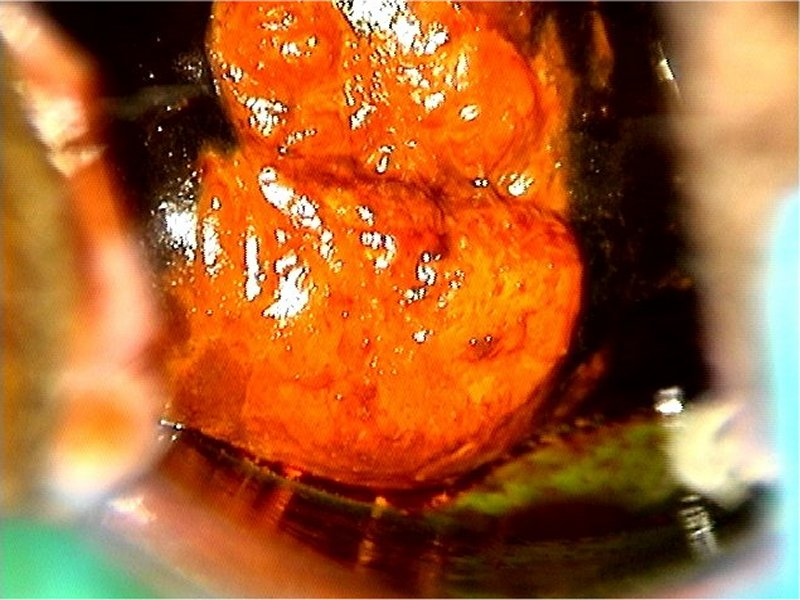
#> input picture cervical cancer lugols cropping and inpainting/Lugol_s iodine images/12_5.jpg, 800 x 600 px; its folder holds only this picture in this run
$ python glarefit.py
#> lines starting #> are read from the running program, lines starting #| are printed output that depends on the picture; after the words box and inside, x2 and y2 are one past the last pixel; in counts of white or black regions, pixels touching at a corner belong together
import os
import cv2
import numpy as np

def inpaint_images(folder_path, output_folder):
    # Ensure the output folder exists
#> called with folder_path = 'Lugol_s iodine images', output_folder = 'Lugols_in'
    if not os.path.exists(output_folder):
        os.makedirs(output_folder)

    # Iterate through all files in the folder
    for filename in os.listdir(folder_path):
        if filename.endswith((".jpg", ".jpeg", ".png")):
            # Read the image
            img_path = os.path.join(folder_path, filename)
            img = cv2.imread(img_path)
#> img is the input picture: shape (600, 800, 3); mean B, G, R 48.2, 97.1, 167.1

            # Your existing inpainting code
            B, G, R = cv2.split(img)
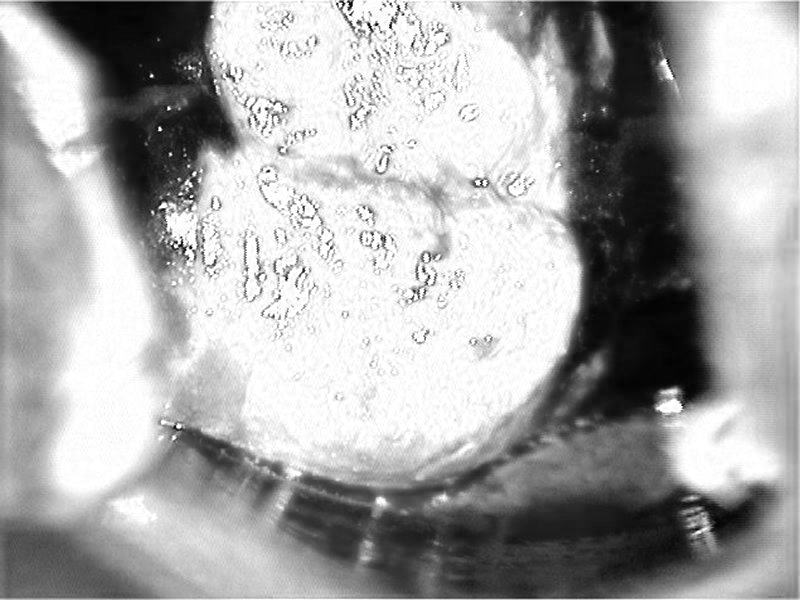
#> R: shape (600, 800); min 1, max 255, mean 167.1
            delta = 128
            l_channel = 0.299 * R + 0.587 * G + 0.114 * B
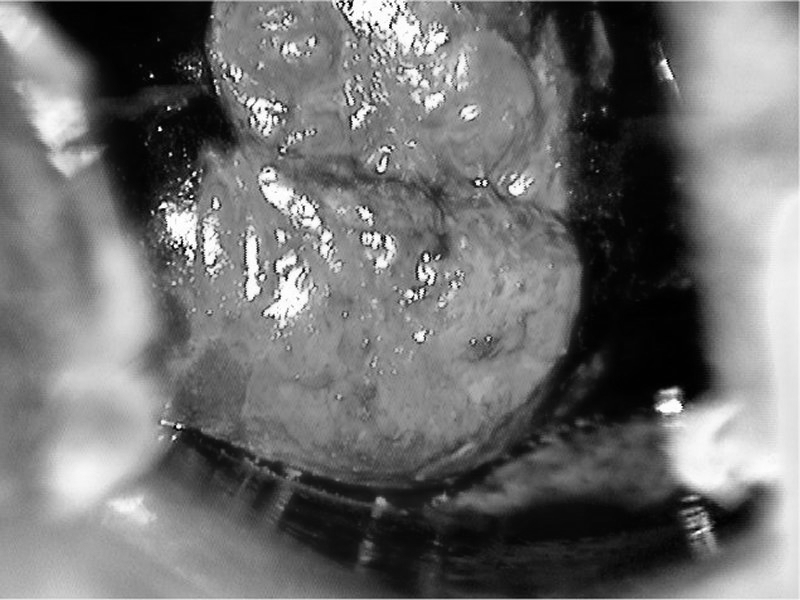
#> l_channel: shape (600, 800) float64; min 0.299, max 255, mean 112.4
            a_channel = (R - l_channel) * 0.713 + delta
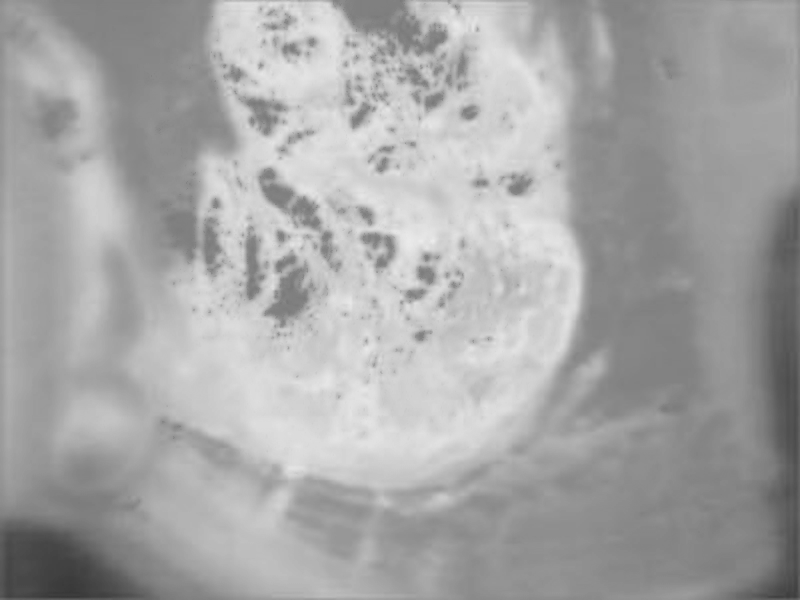
#> a_channel: shape (600, 800) float64; min 54.98, max 237.2, mean 167
            b_channel = (B - l_channel) * 0.564 + delta
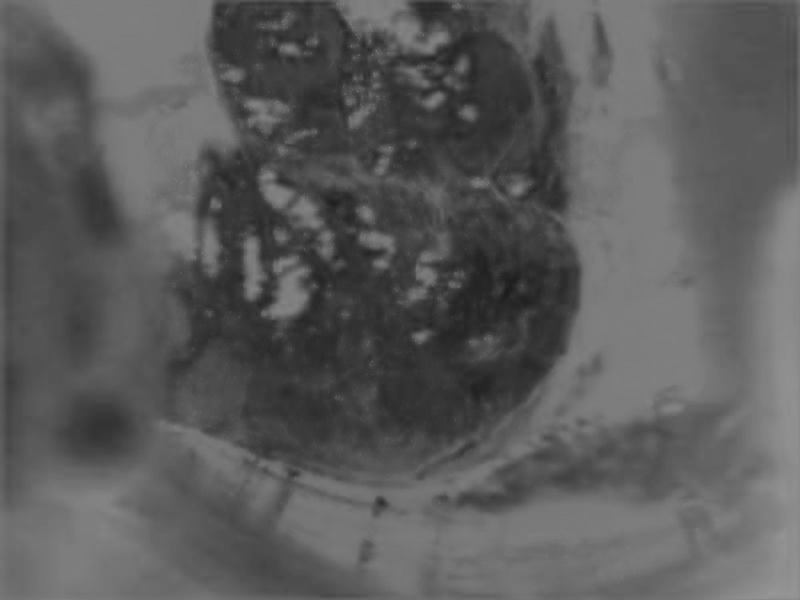
#> b_channel: shape (600, 800) float64; min 27.25, max 151.3, mean 91.8
            thres_value = 235
            glare_mask1 = (l_channel.max() - 9 <= l_channel) & (l_channel <= 255)
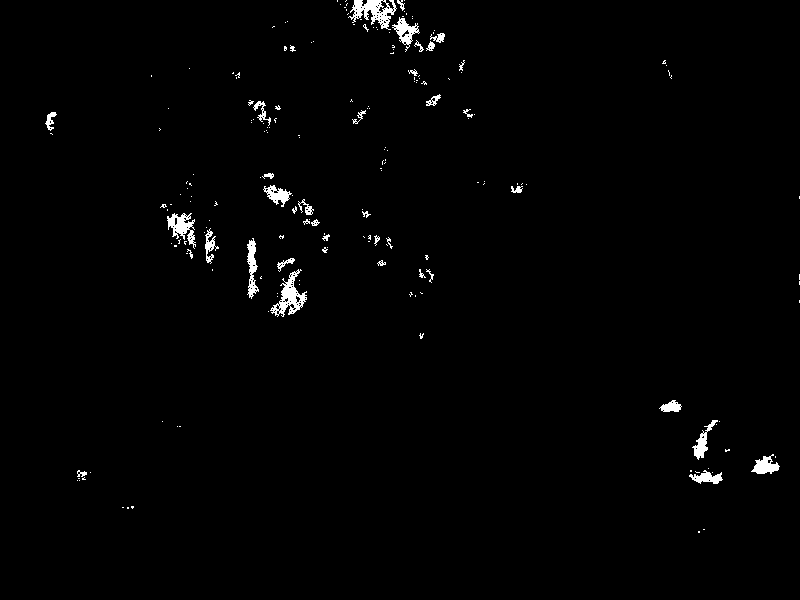
#> glare_mask1: shape (600, 800) bool; 1.2% white; 193 white regions (154 under 20 px), largest, box (x1, y1, x2, y2) and area: (348, 0, 397, 30) 699, (270, 269, 307, 317) 650, (167, 213, 196, 249) 475
            glare_mask2 = 120 <= a_channel
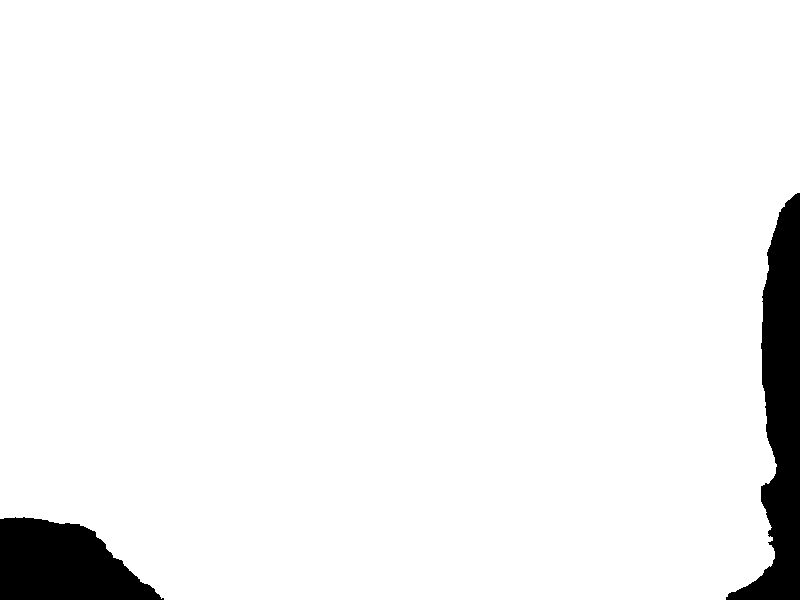
#> glare_mask2: shape (600, 800) bool; 95.2% white; 2 black regions, box (x1, y1, x2, y2) and area: (726, 193, 800, 600) 13533, (0, 517, 164, 600) 9601
            glare_mask3 = 120 <= b_channel
#> glare_mask3: shape (600, 800) bool; 18.6% white; 220 white regions (176 under 20 px), largest, box (x1, y1, x2, y2) and area: (560, 134, 709, 423) 23834, (695, 184, 800, 600) 19444, (39, 0, 212, 98) 10506
            glare_mask = np.logical_and(np.logical_and(glare_mask1, glare_mask2), glare_mask3)
#> glare_mask: shape (600, 800) bool; 0.68% white; 57 white regions (37 under 20 px), largest, box (x1, y1, x2, y2) and area: (352, 0, 397, 27) 631, (272, 271, 306, 315) 531, (167, 213, 194, 247) 422

            kernel_size = 20
            dilated = cv2.dilate(glare_mask.astype(np.uint8), cv2.getStructuringElement(cv2.MORPH_ELLIPSE, (kernel_size, kernel_size)))
#> dilated: shape (600, 800); values 0 (black) and 1 (white), 5% white; 21 white regions, largest, box (x1, y1, x2, y2) and area: (339, 0, 454, 61) 4018, (151, 195, 225, 271) 3404, (263, 251, 316, 325) 2786

            inpainted_img = cv2.inpaint(img, dilated, 20, cv2.INPAINT_TELEA)
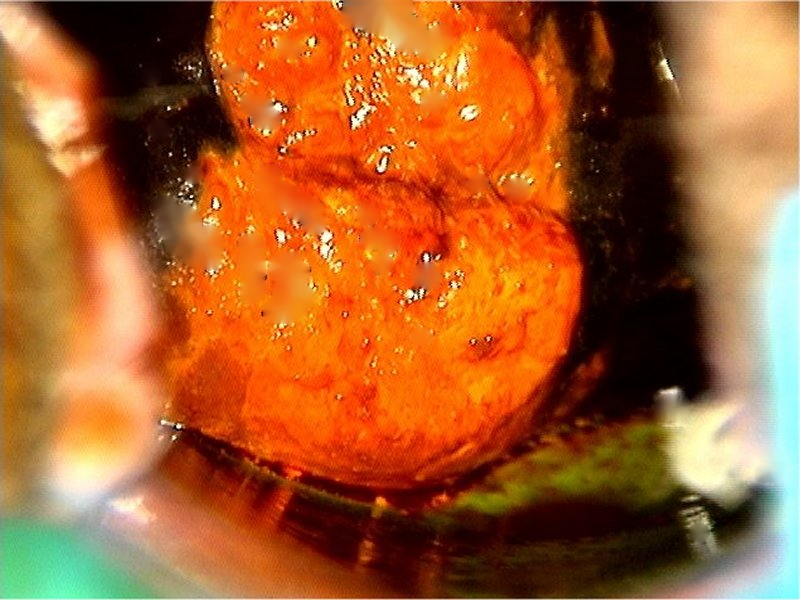
#> inpainted_img: shape (600, 800, 3); mean B, G, R 44.4, 94.9, 167.4

            # Save the inpainted image with a new filename
            output_filename = os.path.join(output_folder, f"{os.path.splitext(filename)[0]}_in{os.path.splitext(filename)[1]}")
            cv2.imwrite(output_filename, inpainted_img)

    print("Inpainting completed.")

# Example usage
folder_path = r"Lugol_s iodine images"
output_folder = r"Lugols_in"
inpaint_images(folder_path, output_folder)

$ run again, on cervical cancer lugols cropping and inpainting/Lugol_s iodine images/173_2.jpg
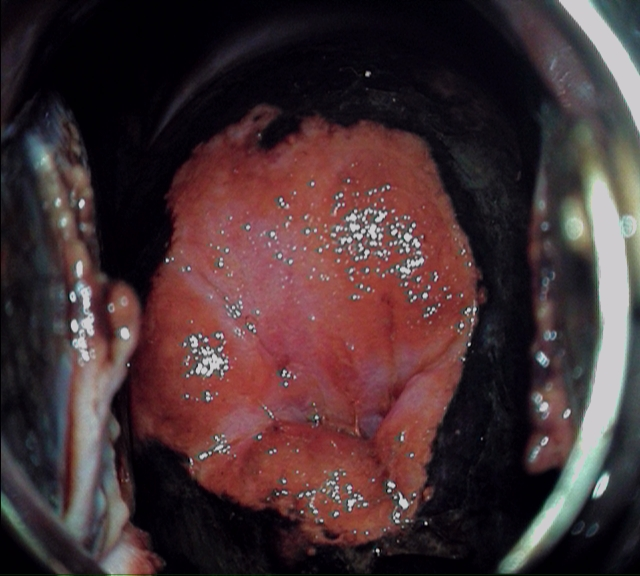
#> input picture cervical cancer lugols cropping and inpainting/Lugol_s iodine images/173_2.jpg, 640 x 576 px
#> in inpaint_images, img is the input picture: shape (576, 640, 3); mean B, G, R 51.7, 49.3, 70
#> in inpaint_images, `glare_mask1 = (l_channel.max() - 9 <= l_channel) & (l_channel <= 255)`:
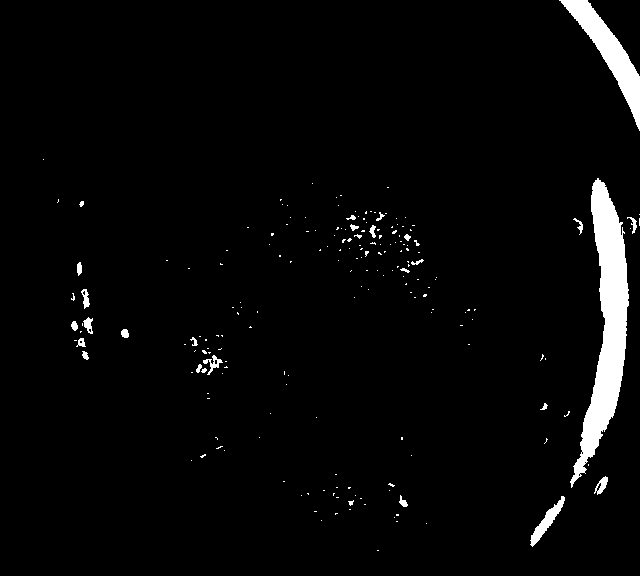
#> glare_mask1: shape (576, 640) bool; 3.3% white; 200 white regions (172 under 20 px), largest, box (x1, y1, x2, y2) and area: (570, 178, 629, 488) 6994, (559, 0, 640, 131) 2695, (530, 496, 565, 547) 476
#> glare_mask2: shape (576, 640) bool; 97.5% white; 95 black regions (60 under 20 px), largest, box (x1, y1, x2, y2) and area: (518, 427, 609, 551) 3218, (588, 0, 640, 76) 1474, (607, 315, 636, 428) 568
#> glare_mask3: shape (576, 640) bool; 77% white; 110 black regions (80 under 20 px), largest, box (x1, y1, x2, y2) and area: (141, 126, 474, 543) 74384, (566, 133, 640, 278) 4292, (92, 286, 138, 379) 1644
#> glare_mask: shape (576, 640) bool; 3.1% white; 199 white regions (172 under 20 px), largest, box (x1, y1, x2, y2) and area: (572, 179, 629, 482) 6610, (559, 0, 640, 131) 2684, (531, 498, 564, 546) 390
#> dilated: shape (576, 640); values 0 (black) and 1 (white), 16.2% white; 29 white regions, largest, box (x1, y1, x2, y2) and area: (522, 170, 640, 556) 17964, (260, 186, 447, 323) 13070, (550, 0, 640, 141) 5197
#> in inpaint_images, `inpainted_img = cv2.inpaint(img, dilated, 20, cv2.INPAINT_TELEA)`:
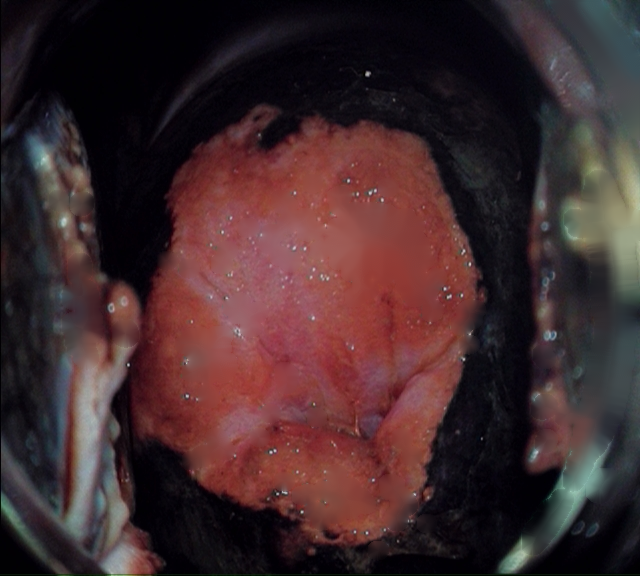
#> inpainted_img: shape (576, 640, 3); mean B, G, R 44.7, 42.4, 65.2

$ run again, on cervical cancer lugols cropping and inpainting/Lugol_s iodine images/174_2.jpg
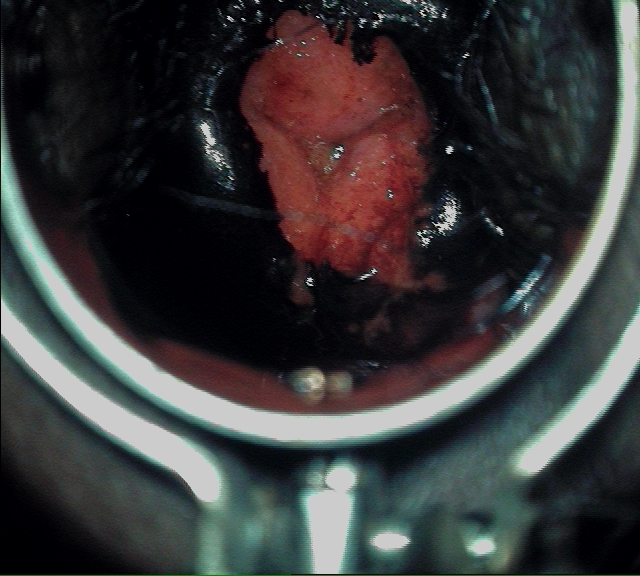
#> input picture cervical cancer lugols cropping and inpainting/Lugol_s iodine images/174_2.jpg, 640 x 576 px
#> in inpaint_images, img is the input picture: shape (576, 640, 3); mean B, G, R 57.2, 56.7, 57.5
#> in inpaint_images, `glare_mask1 = (l_channel.max() - 9 <= l_channel) & (l_channel <= 255)`:
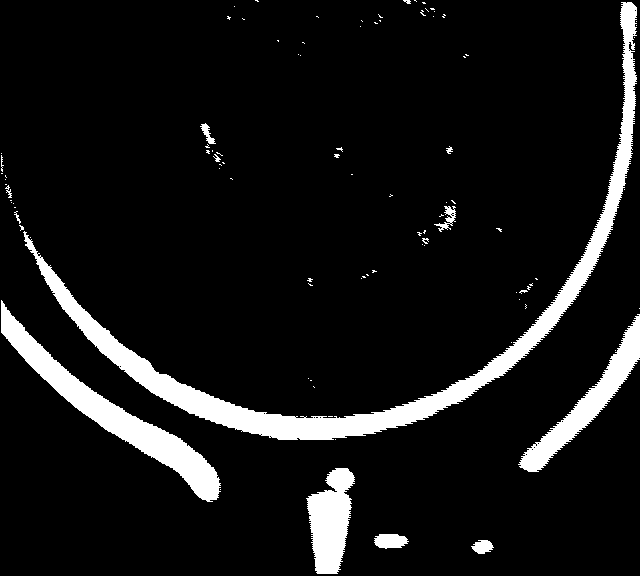
#> glare_mask1: shape (576, 640) bool; 8.8% white; 96 white regions (81 under 20 px), largest, box (x1, y1, x2, y2) and area: (23, 2, 637, 440) 16500, (1, 300, 221, 502) 7059, (518, 314, 640, 472) 3895
#> glare_mask2: shape (576, 640) bool; 84.2% white; 251 black regions (195 under 20 px), largest, box (x1, y1, x2, y2) and area: (0, 110, 640, 576) 49462, (0, 334, 170, 474) 1387, (600, 0, 635, 213) 1386
#> glare_mask3: shape (576, 640) bool; 92% white; 83 black regions (64 under 20 px), largest, box (x1, y1, x2, y2) and area: (246, 29, 421, 268) 25561, (545, 185, 608, 307) 920, (0, 573, 640, 576) 841
#> glare_mask: shape (576, 640) bool; 8.3% white; 88 white regions (75 under 20 px), largest, box (x1, y1, x2, y2) and area: (36, 2, 637, 440) 15691, (1, 300, 218, 502) 6886, (519, 316, 640, 472) 3640
#> dilated: shape (576, 640); values 0 (black) and 1 (white), 21.5% white; 23 white regions, largest, box (x1, y1, x2, y2) and area: (17, 0, 640, 450) 36443, (0, 291, 228, 512) 13037, (510, 307, 640, 482) 7626
#> in inpaint_images, `inpainted_img = cv2.inpaint(img, dilated, 20, cv2.INPAINT_TELEA)`:
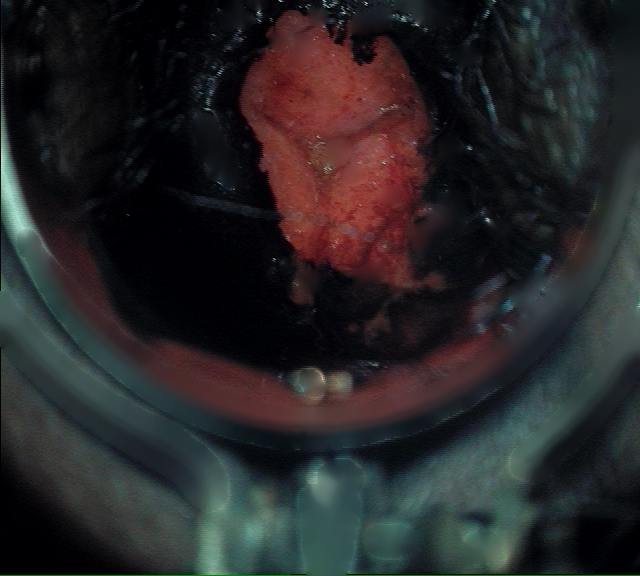
#> inpainted_img: shape (576, 640, 3); mean B, G, R 39, 37.5, 39.2

$ run again, on cervical cancer lugols cropping and inpainting/Lugol_s iodine images/175_2.jpg
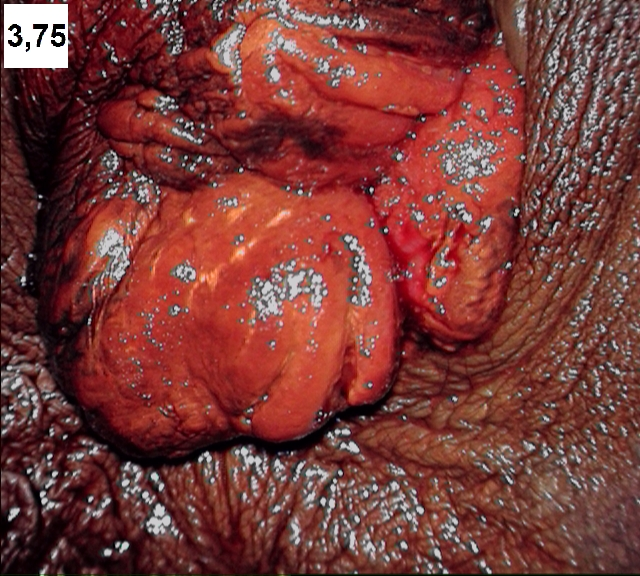
#> input picture cervical cancer lugols cropping and inpainting/Lugol_s iodine images/175_2.jpg, 640 x 576 px
#> in inpaint_images, img is the input picture: shape (576, 640, 3); mean B, G, R 55, 58.8, 121
#> glare_mask1: shape (576, 640) bool; 0.95% white; 1 white region, box (x1, y1, x2, y2) and area: (4, 4, 68, 68) 3500
#> glare_mask2: shape (576, 640) bool; 100% white; black in thin lines or dots, all inside (x1, y1, x2, y2) = (12, 25, 491, 576)
#> glare_mask3: shape (576, 640) bool; 38.6% white; 493 white regions (273 under 20 px), largest, box (x1, y1, x2, y2) and area: (0, 0, 640, 576) 90712, (509, 0, 640, 245) 15146, (360, 0, 499, 75) 3904
#> glare_mask: shape (576, 640) bool; 0.95% white; 1 white region, box (x1, y1, x2, y2) and area: (4, 4, 68, 68) 3492
#> in inpaint_images, `dilated = cv2.dilate(glare_mask.astype(np.uint8), cv2.getStructuringEl..`:
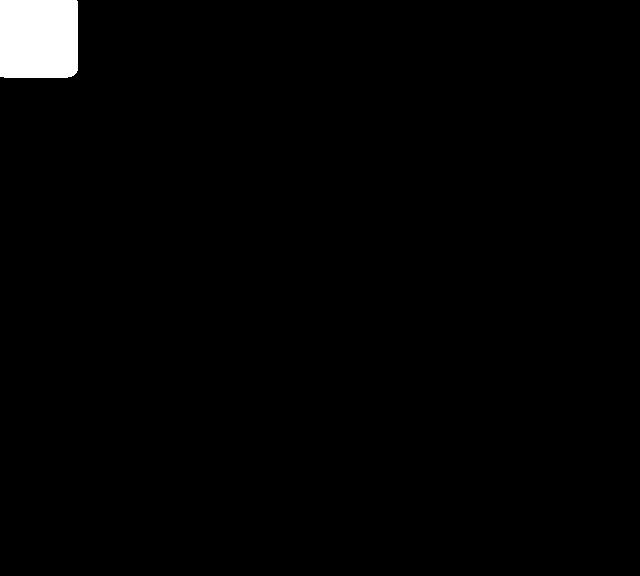
#> dilated: shape (576, 640); values 0 (black) and 1 (white), 1.6% white; 1 white region, box (x1, y1, x2, y2) and area: (0, 0, 78, 78) 6052
